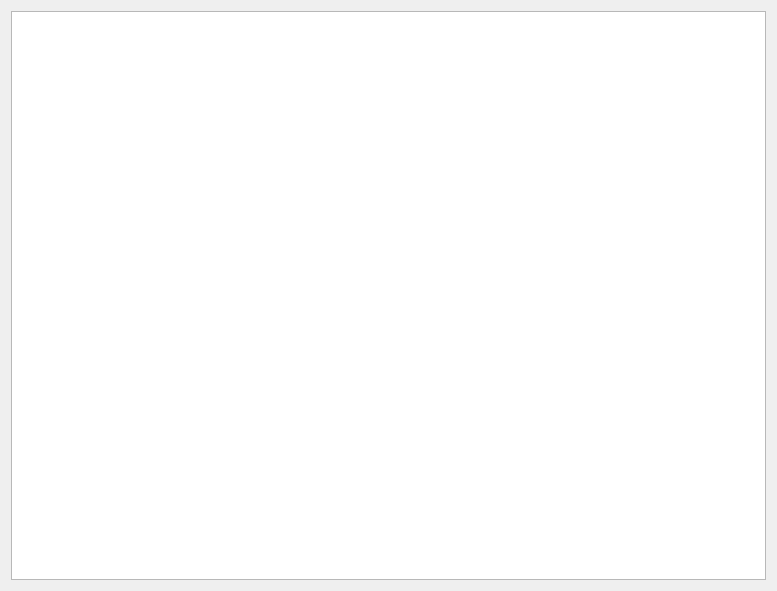
<?xml version="1.0" encoding="UTF-8"?>
<ui version="4.0">
 <class>Dialog</class>
 <widget class="QDialog" name="Dialog">
  <property name="geometry">
   <rect>
    <x>0</x>
    <y>0</y>
    <width>777</width>
    <height>591</height>
   </rect>
  </property>
  <property name="windowTitle">
   <string>Bad Frame Intersection</string>
  </property>
  <layout class="QVBoxLayout" name="verticalLayout">
   <item>
    <widget class="QTableWidget" name="tableWidget">
     <property name="enabled">
      <bool>true</bool>
     </property>
    </widget>
   </item>
  </layout>
 </widget>
 <resources/>
 <connections/>
</ui>
